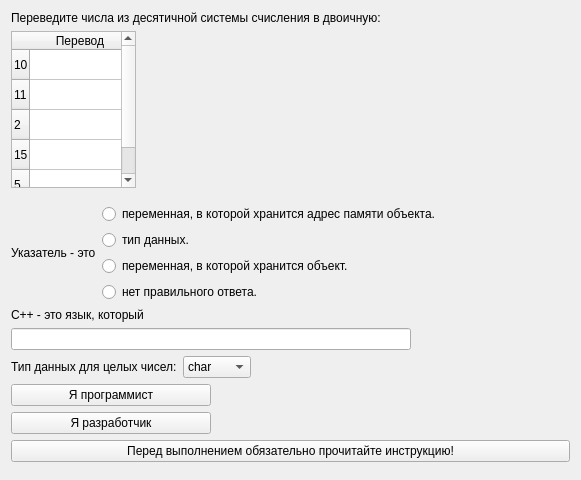
<?xml version="1.0" encoding="UTF-8"?>
<ui version="4.0">
 <class>SecondTrainingScreen</class>
 <widget class="QWidget" name="SecondTrainingScreen">
  <property name="geometry">
   <rect>
    <x>0</x>
    <y>0</y>
    <width>581</width>
    <height>480</height>
   </rect>
  </property>
  <property name="sizePolicy">
   <sizepolicy hsizetype="Preferred" vsizetype="Preferred">
    <horstretch>0</horstretch>
    <verstretch>0</verstretch>
   </sizepolicy>
  </property>
  <property name="windowTitle">
   <string>Form</string>
  </property>
  <layout class="QVBoxLayout" name="verticalLayout">
   <item>
    <layout class="QHBoxLayout" name="horizontalLayout"/>
   </item>
   <item>
    <layout class="QVBoxLayout" name="verticalLayout_4">
     <property name="topMargin">
      <number>0</number>
     </property>
     <item>
      <widget class="QLabel" name="label_4">
       <property name="text">
        <string>Переведите числа из десятичной системы счисления в двоичную:</string>
       </property>
      </widget>
     </item>
     <item>
      <widget class="QTableWidget" name="tableWidget">
       <property name="sizePolicy">
        <sizepolicy hsizetype="Expanding" vsizetype="Expanding">
         <horstretch>0</horstretch>
         <verstretch>0</verstretch>
        </sizepolicy>
       </property>
       <property name="maximumSize">
        <size>
         <width>125</width>
         <height>170</height>
        </size>
       </property>
       <row>
        <property name="text">
         <string>10</string>
        </property>
       </row>
       <row>
        <property name="text">
         <string>11</string>
        </property>
       </row>
       <row>
        <property name="text">
         <string>2</string>
        </property>
       </row>
       <row>
        <property name="text">
         <string>15</string>
        </property>
       </row>
       <row/>
       <column>
        <property name="text">
         <string>Перевод</string>
        </property>
       </column>
      </widget>
     </item>
    </layout>
   </item>
   <item>
    <spacer name="verticalSpacer_2">
     <property name="orientation">
      <enum>Qt::Vertical</enum>
     </property>
     <property name="sizeType">
      <enum>QSizePolicy::Fixed</enum>
     </property>
     <property name="sizeHint" stdset="0">
      <size>
       <width>20</width>
       <height>10</height>
      </size>
     </property>
    </spacer>
   </item>
   <item>
    <layout class="QHBoxLayout" name="horizontalLayout_2">
     <property name="leftMargin">
      <number>0</number>
     </property>
     <property name="topMargin">
      <number>0</number>
     </property>
     <item>
      <widget class="QLabel" name="label">
       <property name="text">
        <string>Указатель - это</string>
       </property>
      </widget>
     </item>
     <item>
      <layout class="QVBoxLayout" name="verticalLayout_3">
       <property name="sizeConstraint">
        <enum>QLayout::SetDefaultConstraint</enum>
       </property>
       <property name="topMargin">
        <number>0</number>
       </property>
       <item>
        <widget class="QRadioButton" name="radioButton">
         <property name="text">
          <string>переменная, в которой хранится адрес памяти объекта.</string>
         </property>
        </widget>
       </item>
       <item>
        <widget class="QRadioButton" name="radioButton_2">
         <property name="text">
          <string>тип данных.</string>
         </property>
        </widget>
       </item>
       <item>
        <widget class="QRadioButton" name="radioButton_3">
         <property name="text">
          <string>переменная, в которой хранится объект.</string>
         </property>
        </widget>
       </item>
       <item>
        <widget class="QRadioButton" name="radioButton_4">
         <property name="text">
          <string>нет правильного ответа.</string>
         </property>
        </widget>
       </item>
      </layout>
     </item>
     <item>
      <spacer name="horizontalSpacer_4">
       <property name="orientation">
        <enum>Qt::Horizontal</enum>
       </property>
       <property name="sizeHint" stdset="0">
        <size>
         <width>40</width>
         <height>20</height>
        </size>
       </property>
      </spacer>
     </item>
    </layout>
   </item>
   <item>
    <widget class="QLabel" name="label_2">
     <property name="text">
      <string>С++ - это язык, который</string>
     </property>
    </widget>
   </item>
   <item>
    <widget class="QLineEdit" name="lineEdit">
     <property name="minimumSize">
      <size>
       <width>0</width>
       <height>0</height>
      </size>
     </property>
     <property name="maximumSize">
      <size>
       <width>400</width>
       <height>16777215</height>
      </size>
     </property>
    </widget>
   </item>
   <item>
    <layout class="QHBoxLayout" name="horizontalLayout_3">
     <property name="topMargin">
      <number>0</number>
     </property>
     <property name="rightMargin">
      <number>0</number>
     </property>
     <item>
      <widget class="QLabel" name="label_3">
       <property name="maximumSize">
        <size>
         <width>16777215</width>
         <height>16777215</height>
        </size>
       </property>
       <property name="text">
        <string>Тип данных для целых чисел:</string>
       </property>
      </widget>
     </item>
     <item>
      <widget class="QComboBox" name="comboBox">
       <item>
        <property name="text">
         <string>char</string>
        </property>
       </item>
       <item>
        <property name="text">
         <string>int</string>
        </property>
       </item>
       <item>
        <property name="text">
         <string>float</string>
        </property>
       </item>
       <item>
        <property name="text">
         <string>double</string>
        </property>
       </item>
      </widget>
     </item>
     <item>
      <spacer name="horizontalSpacer_6">
       <property name="orientation">
        <enum>Qt::Horizontal</enum>
       </property>
       <property name="sizeHint" stdset="0">
        <size>
         <width>40</width>
         <height>20</height>
        </size>
       </property>
      </spacer>
     </item>
    </layout>
   </item>
   <item>
    <widget class="QPushButton" name="pushButton_3">
     <property name="maximumSize">
      <size>
       <width>200</width>
       <height>16777215</height>
      </size>
     </property>
     <property name="text">
      <string>Я программист</string>
     </property>
    </widget>
   </item>
   <item>
    <widget class="QPushButton" name="pushButton">
     <property name="maximumSize">
      <size>
       <width>200</width>
       <height>16777215</height>
      </size>
     </property>
     <property name="text">
      <string>Я разработчик</string>
     </property>
    </widget>
   </item>
   <item>
    <widget class="QPushButton" name="pushButtonInstr2">
     <property name="text">
      <string>Перед выполнением обязательно прочитайте инструкцию!</string>
     </property>
    </widget>
   </item>
   <item>
    <spacer name="verticalSpacer">
     <property name="orientation">
      <enum>Qt::Vertical</enum>
     </property>
     <property name="sizeHint" stdset="0">
      <size>
       <width>20</width>
       <height>20</height>
      </size>
     </property>
    </spacer>
   </item>
  </layout>
 </widget>
 <resources/>
 <connections/>
</ui>
